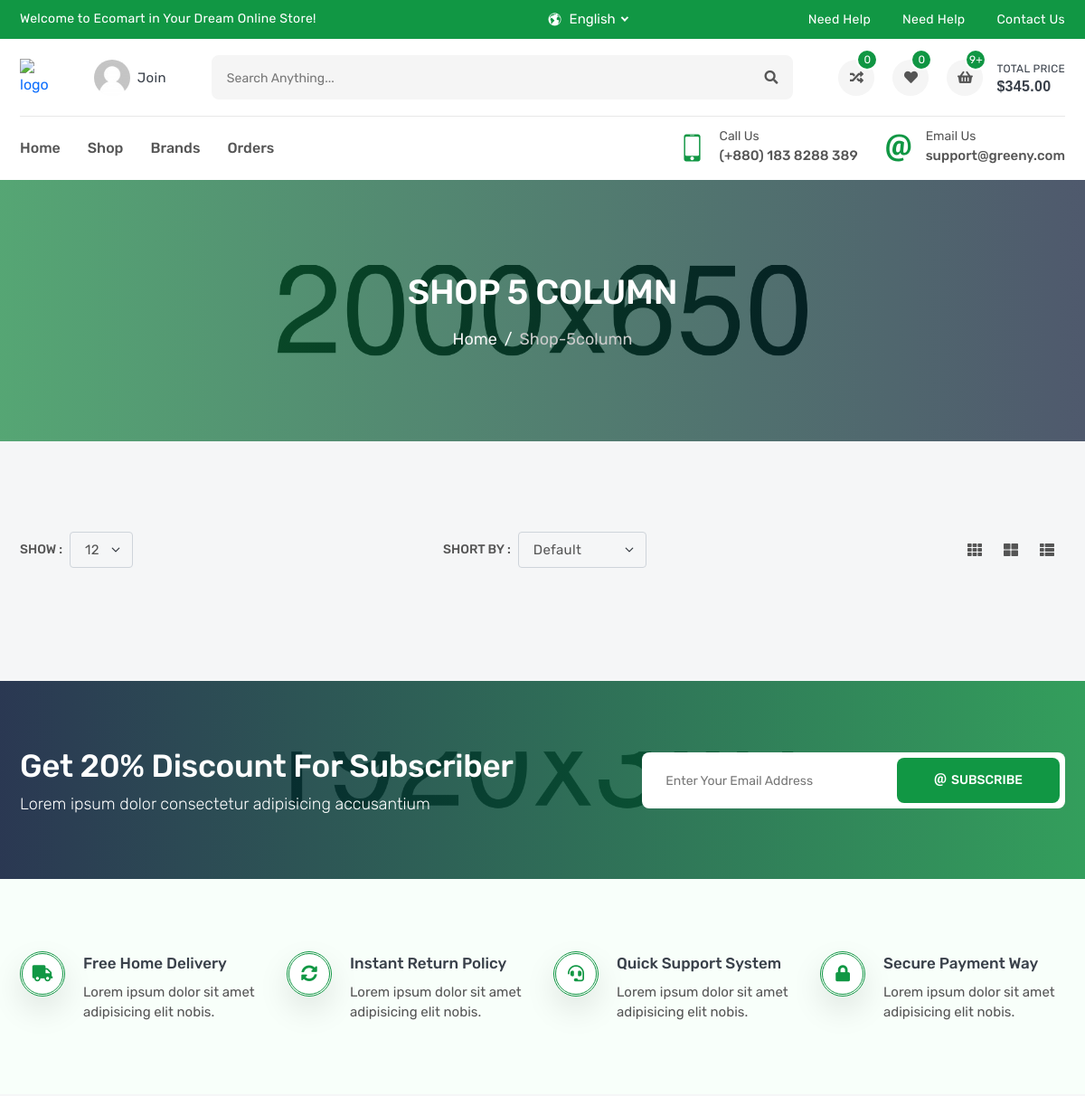
Before: /products/ (upper part) with the older database file.
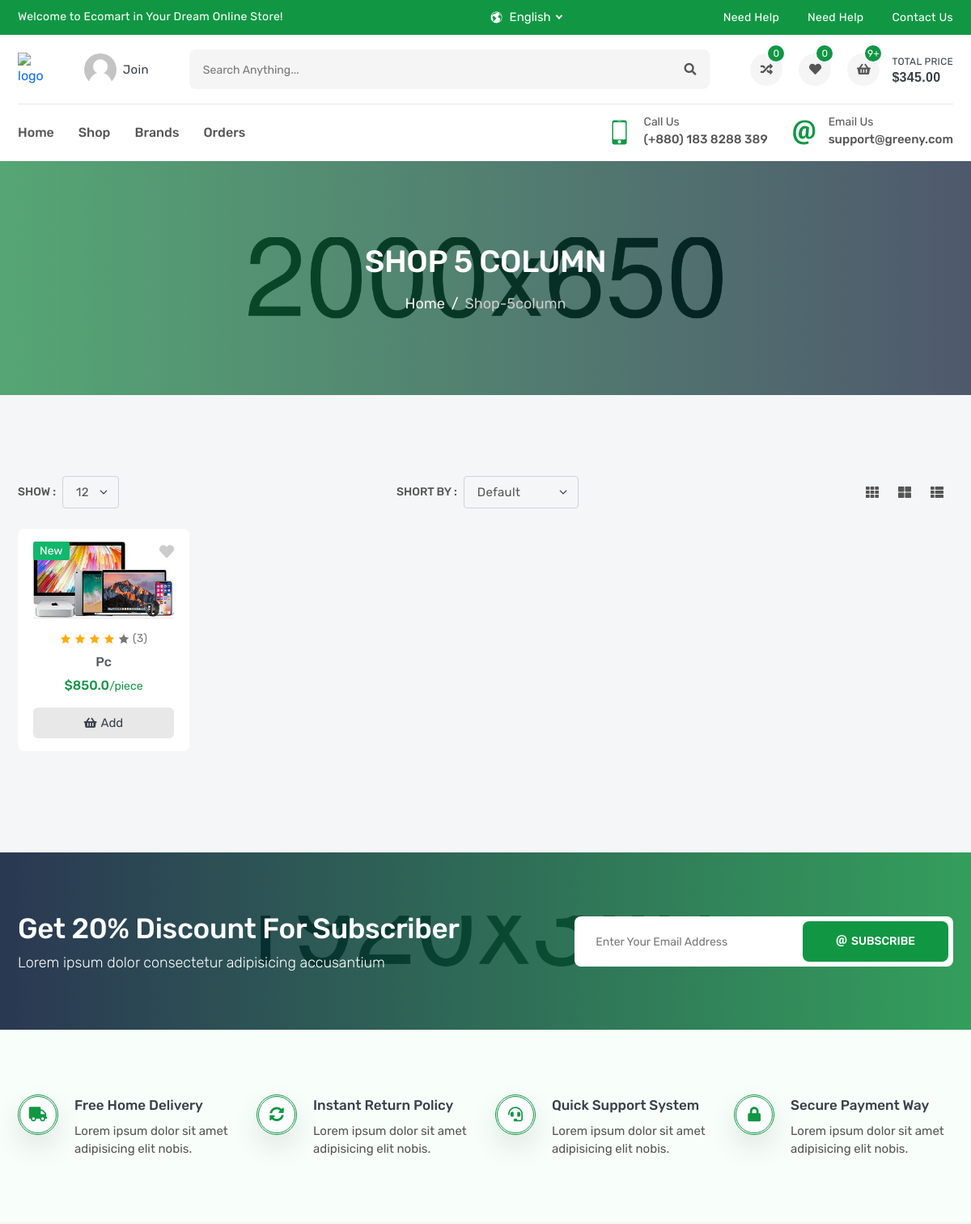
After: the same page with the newer database file.
### products/models.py (models this page shows, shortened)
class Product(models.Model):
    name = models.CharField (_('name'),max_length=120)
    description = models.TextField (_('description'),max_length=30000)
    price = models.FloatField (_('price'))
    image = models.ImageField(_('image'),upload_to= "productImage")
    sku = models.IntegerField(_('sku'))
    subtitle = models.TextField(_('subtitle'),max_length=600)
    brand = models.ForeignKey('Brand', verbose_name=_('Brand') ,related_name="Product_Brand" ,on_delete=models.CASCADE)
    flag = models.CharField(_('flag'),max_length=20 ,choices=FLAG_TYPES)
    tags = TaggableManager()
    slug = models.SlugField (blank=True , null= True)
    def __str__(self):
        return self.name

### products/views.py (the view)
# urls.py: path('' , ProductList.as_view(),name='product_list'),
class ProductList (generic.ListView):
    model = Product
    paginate_by = 100

### products/templates/products/product_list.html (shortened to what this page needs)
{% extends 'base.html' %}
{% block body %}
<section class="inner-section single-banner" style="background: url(images/single-banner.jpg) no-repeat center;">
    <div class="container">
        <h2>Shop 5 Column</h2>
        <ol class="breadcrumb">
            <li class="breadcrumb-item"><a href="index.html">Home</a></li>
            <li class="breadcrumb-item active" aria-current="page">shop-5column</li>
        </ol>
    </div>
</section>
<section class="inner-section shop-part">
    <div class="container">
        <div class="row">
            <div class="col-lg-12">
                <div class="top-filter">
                    <div class="filter-show">
                        <label class="filter-label">Show :</label>
                        <select class="form-select filter-select">
                            <option value="1">12</option>
                        </select>
                    </div>
                    <div class="filter-short">
                        <label class="filter-label">Short by :</label>
                        <select class="form-select filter-select">
                            <option selected>default</option>
                        </select>
                    </div>
                    <div class="filter-action">
                        <a href="shop-3column.html" title="Three Column"><i class="fas fa-th"></i></a>
                        <a href="shop-2column.html" title="Two Column"><i class="fas fa-th-large"></i></a>
                        <a href="shop-1column.html" title="One Column"><i class="fas fa-th-list"></i></a>
                    </div>
                </div>
            </div>
        </div>
        <div class="row row-cols-2 row-cols-md-3 row-cols-lg-3 row-cols-xl-5">
            {% for product in object_list %}
            <div class="col">
                <div class="product-card">
                    <div class="product-media">
                        <div class="product-label">
                            <label class="label-text new">{{product.flag}}</label>
                        </div>
                        <button class="product-wish wish">
                            <i class="fas fa-heart"></i>
                        </button>
                        <a class="product-image" href="{% url 'products:product_detail' product.slug %}">
                            <img src="{{product.image.url}}" alt="product">
                        </a>
                    </div>
                    <div class="product-content">
                        <div class="product-rating">
                            <i class="active icofont-star"></i>
                            <i class="active icofont-star"></i>
                            <i class="active icofont-star"></i>
                            <i class="active icofont-star"></i>
                            <i class="icofont-star"></i>
                            <a href="product-video.html">(3)</a>
                        </div>
                        <h6 class="product-name">
                            <a href="{% url 'products:product_detail' product.slug %}">{{product}}</a>
                        </h6>
                        <h6 class="product-price">
                            <span>${{product.price}}<small>/piece</small></span>
                        </h6>
                        <button class="product-add" title="Add to Cart">
                            <i class="fas fa-shopping-basket"></i>
                            <span>add</span>
                        </button>
                    </div>
                </div>
            </div>
            {% endfor %}
        </div>
    </div>
</section>
{% endblock body %}

### templates/base.html (shortened to what this page needs)
{% load static %}
<!DOCTYPE html>
<html lang="en">
    <head>
        <link rel="stylesheet" href="{% static 'ltr/fonts/flaticon/flaticon.css' %}">
        <link rel="stylesheet" href="{% static 'ltr/fonts/icofont/icofont.min.css' %}">
        <link rel="stylesheet" href="{% static 'ltr/fonts/fontawesome/fontawesome.min.css' %}">
        <link rel="stylesheet" href="{% static 'ltr/vendor/venobox/venobox.min.css' %}">
        <link rel="stylesheet" href="{% static 'ltr/vendor/slickslider/slick.min.css' %}">
        <link rel="stylesheet" href="{% static 'ltr/vendor/niceselect/nice-select.min.css' %}">
        <link rel="stylesheet" href="{% static 'ltr/vendor/bootstrap/bootstrap.min.css' %}">
        <link rel="stylesheet" href="{% static 'ltr/css/main.css' %}">
        {% block css %}
            <link rel="stylesheet" href="{% static 'ltr/css/index.css' %}">
        {% endblock css %}
    </head>
    <body>
        <div class="header-top">
            <div class="container">
                <div class="row">
                    <div class="col-md-12 col-lg-5">
                        <div class="header-top-welcome">
                            <p>Welcome to Ecomart in Your Dream Online Store!</p>
                        </div>
                    </div>
                    <div class="col-md-5 col-lg-3">
                        <div class="header-top-select">
                            <div class="header-select">
                                <i class="icofont-world"></i>
                            </div>
                        </div>
                    </div>
                    <div class="col-md-7 col-lg-4">
                        <ul class="header-top-list">
                            <li><a href="offer.html">need help</a></li>
                            <li><a href="faq.html">need help</a></li>
                            <li><a href="contact.html">contact us</a></li>
                        </ul>
                    </div>
                </div>
            </div>
        </div>
        <header class="header-part">
            <div class="container">
                <div class="header-content">
                    <a href="index.html" class="header-logo">
                        <img src="{{company_data.logo.url}}" alt="logo">
                    </a>
                    <a href="login.html" class="header-widget" title="My Account">
                        <img src="images/user.png" alt="user">
                        <span>join</span>
                    </a>
                    <form class="header-form">
                        <input type="text" placeholder="Search anything...">
                        <button><i class="fas fa-search"></i></button>
                    </form>
                    <div class="header-widget-group">
                        <a href="compare.html" class="header-widget" title="Compare List">
                            <i class="fas fa-random"></i>
                            <sup>0</sup>
                        </a>
                        <a href="wishlist.html" class="header-widget" title="Wishlist">
                            <i class="fas fa-heart"></i>
                            <sup>0</sup>
                        </a>
                        <button class="header-widget header-cart" title="Cartlist">
                            <i class="fas fa-shopping-basket"></i>
                            <sup>9+</sup>
                            <span>total price<small>$345.00</small></span>
                        </button>
                    </div>
                </div>
            </div>
        </header>
        <nav class="navbar-part">
            <div class="container">
                <div class="row">
                    <div class="col-lg-12">
                        <div class="navbar-content">
                            <ul class="navbar-list">
                                <li class="navbar-item dropdown">
                                    <a class="navbar-link " href="/">home</a>
                                </li>
                                <li class="navbar-item dropdown-megamenu">
                                    <a class="navbar-link " href="/products">shop</a>
                                </li>
                                <li class="navbar-item ">
                                    <a class="navbar-link " href="/products/brand/">brands</a>
                                </li>
                                <li class="navbar-item ">
                                    <a class="navbar-link " href="#">orders</a>
                                </li>
                            </ul>
                            <div class="navbar-info-group">
                                <div class="navbar-info">
                                    <i class="icofont-ui-touch-phone"></i>
                                    <p>
                                        <small>call us</small>
                                        <span>(+880) 183 8288 389</span>
                                    </p>
                                </div>
                                <div class="navbar-info">
                                    <i class="icofont-ui-email"></i>
                                    <p>
                                        <small>email us</small>
                                        <span>support@greeny.com</span>
                                    </p>
                                </div>
                            </div>
                        </div>
                    </div>
                </div>
            </div>
        </nav>
        {% block body %}
        {% endblock body %}
        <section class="news-part" style="background: url(images/newsletter.jpg) no-repeat center;">
            <div class="container">
                <div class="row align-items-center">
                    <div class="col-md-5 col-lg-6 col-xl-7">
                        <div class="news-text">
                            <h2>Get 20% Discount for Subscriber</h2>
                            <p>Lorem ipsum dolor consectetur adipisicing accusantium</p>
                        </div>
                    </div>
                    <div class="col-md-7 col-lg-6 col-xl-5">
                        <form class="news-form">
                            <input type="text" placeholder="Enter Your Email Address">
                            <button><span><i class="icofont-ui-email"></i>Subscribe</span></button>
                        </form>
                    </div>
                </div>
            </div>
        </section>
        <section class="intro-part">
            <div class="container">
                <div class="row intro-content">
                    <div class="col-sm-6 col-lg-3">
                        <div class="intro-wrap">
                            <div class="intro-icon">
                                <i class="fas fa-truck"></i>
                            </div>
                            <div class="intro-content">
                                <h5>free home delivery</h5>
                                <p>Lorem ipsum dolor sit amet adipisicing elit nobis.</p>
                            </div>
                        </div>
                    </div>
                    <div class="col-sm-6 col-lg-3">
                        <div class="intro-wrap">
                            <div class="intro-icon">
                                <i class="fas fa-sync-alt"></i>
                            </div>
                            <div class="intro-content">
                                <h5>instant return policy</h5>
                                <p>Lorem ipsum dolor sit amet adipisicing elit nobis.</p>
                            </div>
                        </div>
                    </div>
                    <div class="col-sm-6 col-lg-3">
                        <div class="intro-wrap">
                            <div class="intro-icon">
                                <i class="fas fa-headset"></i>
                            </div>
                            <div class="intro-content">
                                <h5>quick support system</h5>
                                <p>Lorem ipsum dolor sit amet adipisicing elit nobis.</p>
                            </div>
                        </div>
                    </div>
                    <div class="col-sm-6 col-lg-3">
                        <div class="intro-wrap">
                            <div class="intro-icon">
                                <i class="fas fa-lock"></i>
                            </div>
                            <div class="intro-content">
                                <h5>secure payment way</h5>
                                <p>Lorem ipsum dolor sit amet adipisicing elit nobis.</p>
                            </div>
                        </div>
                    </div>
                </div>
            </div>
        </section>
    </body>
</html>

Changed rows visible on the page:
added Product: flag "New", image (picture), name "Pc", price "850.0"
